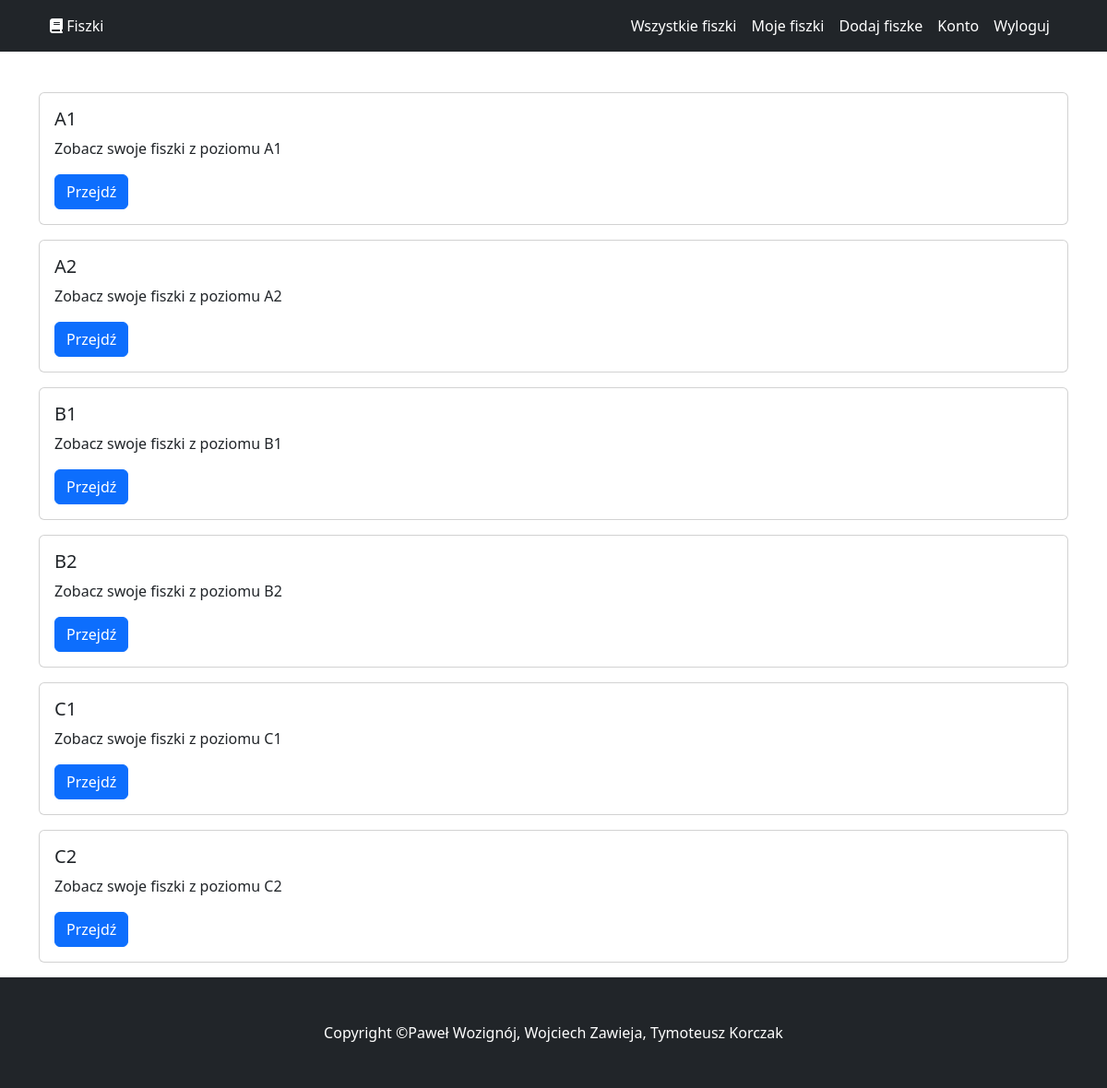
Screenshot of /user/myflashcards.php (signed in) with the database file from the repository.
### tables this page shows
CREATE TABLE `levels` (
  `id` int(11) NOT NULL,
  `name` varchar(10) NOT NULL
);

### user/myflashcards.php (the view, shortened to what this page needs)
<?php
$get_levels_query = "SELECT * FROM levels";
$get_levels_result = mysqli_query($conn, $get_levels_query);
include("../include/iuser/unav.php");
?>
<div class="container" style="margin-top: 100px;">
    <?php
    while($level = mysqli_fetch_assoc($get_levels_result)) {
        $level_id = $level['id'];
        $level_name = $level['name'];
    ?>
    <div class="card mb-3">
        <div class="card-body">
            <h5 class="card-title"><?php echo $level_name; ?></h5>
            <p class="card-text">Zobacz swoje fiszki z poziomu <?php echo $level_name; ?></p>
            <a href='allmyflashcards.php?level_id=<?php echo $level_id; ?>' class="btn btn-primary">Przejdź</a>
        </div>
    </div>
    <?php } ?>
</div>
<?php
include ("../include/iuser/ufooter.php");
?>

### rows the page displays
levels: name "A1"
levels: name "A2"
levels: name "B1"
levels: name "B2"
levels: name "C1"
levels: name "C2"
